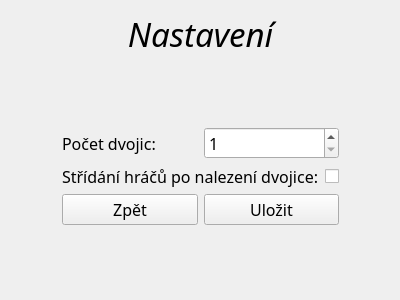
<?xml version="1.0" encoding="UTF-8"?>
<ui version="4.0">
 <class>Options</class>
 <widget class="QWidget" name="Options">
  <property name="geometry">
   <rect>
    <x>0</x>
    <y>0</y>
    <width>400</width>
    <height>300</height>
   </rect>
  </property>
  <property name="windowTitle">
   <string>Form</string>
  </property>
  <layout class="QGridLayout" name="gridLayout">
   <item row="0" column="1">
    <widget class="QLabel" name="options_lbl">
     <property name="font">
      <font>
       <family>Harlow Solid Italic</family>
       <pointsize>25</pointsize>
       <italic>true</italic>
      </font>
     </property>
     <property name="text">
      <string>Nastavení</string>
     </property>
     <property name="alignment">
      <set>Qt::AlignCenter</set>
     </property>
    </widget>
   </item>
   <item row="1" column="1">
    <spacer name="spacer_1">
     <property name="orientation">
      <enum>Qt::Vertical</enum>
     </property>
     <property name="sizeHint" stdset="0">
      <size>
       <width>20</width>
       <height>40</height>
      </size>
     </property>
    </spacer>
   </item>
   <item row="2" column="1">
    <layout class="QHBoxLayout" name="number_of_cards_layout">
     <item>
      <widget class="QLabel" name="number_of_cards_lbl">
       <property name="font">
        <font>
         <family>Impact</family>
         <pointsize>12</pointsize>
        </font>
       </property>
       <property name="text">
        <string>Počet dvojic:</string>
       </property>
      </widget>
     </item>
     <item>
      <widget class="QSpinBox" name="number_of_cards_spb">
       <property name="font">
        <font>
         <family>Impact</family>
         <pointsize>12</pointsize>
        </font>
       </property>
       <property name="minimum">
        <number>1</number>
       </property>
       <property name="maximum">
        <number>11</number>
       </property>
      </widget>
     </item>
    </layout>
   </item>
   <item row="3" column="0">
    <spacer name="spacer_2">
     <property name="orientation">
      <enum>Qt::Horizontal</enum>
     </property>
     <property name="sizeHint" stdset="0">
      <size>
       <width>40</width>
       <height>20</height>
      </size>
     </property>
    </spacer>
   </item>
   <item row="3" column="1">
    <layout class="QHBoxLayout" name="main_rule_layout">
     <item>
      <widget class="QLabel" name="label">
       <property name="font">
        <font>
         <family>Impact</family>
         <pointsize>12</pointsize>
        </font>
       </property>
       <property name="text">
        <string>Střídání hráčů po nalezení dvojice:</string>
       </property>
      </widget>
     </item>
     <item>
      <widget class="QCheckBox" name="main_rule_chb">
       <property name="sizePolicy">
        <sizepolicy hsizetype="Maximum" vsizetype="Maximum">
         <horstretch>0</horstretch>
         <verstretch>0</verstretch>
        </sizepolicy>
       </property>
       <property name="maximumSize">
        <size>
         <width>26</width>
         <height>26</height>
        </size>
       </property>
       <property name="layoutDirection">
        <enum>Qt::RightToLeft</enum>
       </property>
       <property name="text">
        <string/>
       </property>
      </widget>
     </item>
    </layout>
   </item>
   <item row="3" column="2">
    <spacer name="spacer_3">
     <property name="orientation">
      <enum>Qt::Horizontal</enum>
     </property>
     <property name="sizeHint" stdset="0">
      <size>
       <width>40</width>
       <height>20</height>
      </size>
     </property>
    </spacer>
   </item>
   <item row="4" column="1">
    <layout class="QHBoxLayout" name="horizontalLayout_3">
     <item>
      <widget class="QPushButton" name="back_btn">
       <property name="font">
        <font>
         <family>Impact</family>
         <pointsize>12</pointsize>
        </font>
       </property>
       <property name="text">
        <string>Zpět</string>
       </property>
      </widget>
     </item>
     <item>
      <widget class="QPushButton" name="save_btn">
       <property name="font">
        <font>
         <family>Impact</family>
         <pointsize>12</pointsize>
        </font>
       </property>
       <property name="text">
        <string>Uložit</string>
       </property>
      </widget>
     </item>
    </layout>
   </item>
   <item row="5" column="1">
    <spacer name="spacer_4">
     <property name="orientation">
      <enum>Qt::Vertical</enum>
     </property>
     <property name="sizeHint" stdset="0">
      <size>
       <width>20</width>
       <height>40</height>
      </size>
     </property>
    </spacer>
   </item>
  </layout>
 </widget>
 <resources/>
 <connections/>
</ui>
